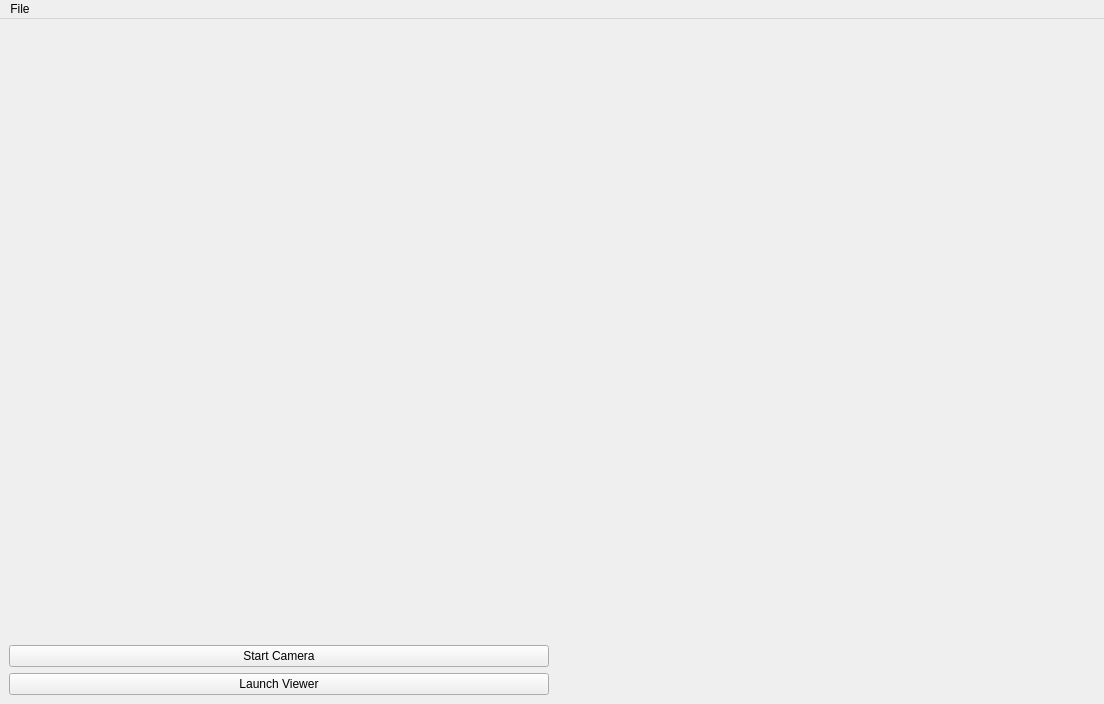
<?xml version="1.0" encoding="UTF-8"?>
<ui version="4.0">
 <class>MainWindow</class>
 <widget class="QMainWindow" name="MainWindow">
  <property name="geometry">
   <rect>
    <x>0</x>
    <y>0</y>
    <width>1104</width>
    <height>704</height>
   </rect>
  </property>
  <property name="sizePolicy">
   <sizepolicy hsizetype="Expanding" vsizetype="Expanding">
    <horstretch>0</horstretch>
    <verstretch>0</verstretch>
   </sizepolicy>
  </property>
  <property name="windowTitle">
   <string>Augmentarium HMD</string>
  </property>
  <property name="windowIcon">
   <iconset resource="application.qrc">
    <normaloff>:/assets/icons/ball.ico</normaloff>:/assets/icons/ball.ico</iconset>
  </property>
  <widget class="QWidget" name="centralwidget">
   <property name="sizePolicy">
    <sizepolicy hsizetype="Expanding" vsizetype="Expanding">
     <horstretch>0</horstretch>
     <verstretch>0</verstretch>
    </sizepolicy>
   </property>
   <layout class="QVBoxLayout" name="verticalLayout">
    <item>
     <layout class="QGridLayout" name="gridLayout">
      <item row="1" column="0">
       <widget class="QPushButton" name="startCameraButton">
        <property name="text">
         <string>Start Camera</string>
        </property>
       </widget>
      </item>
      <item row="0" column="1">
       <widget class="reco::datapipe::VideoWidget" name="videoWidget" native="true"/>
      </item>
      <item row="2" column="0">
       <widget class="QPushButton" name="launchViewerButton">
        <property name="text">
         <string>Launch Viewer</string>
        </property>
       </widget>
      </item>
      <item row="0" column="0">
       <layout class="QHBoxLayout" name="horizontalLayout_2">
        <item>
         <widget class="reco::datapipe::ImageWidget" name="imageOutput" native="true"/>
        </item>
       </layout>
      </item>
     </layout>
    </item>
   </layout>
  </widget>
  <widget class="QMenuBar" name="menuBar">
   <property name="geometry">
    <rect>
     <x>0</x>
     <y>0</y>
     <width>1104</width>
     <height>25</height>
    </rect>
   </property>
   <widget class="QMenu" name="menuFile">
    <property name="title">
     <string>File</string>
    </property>
   </widget>
   <addaction name="menuFile"/>
  </widget>
 </widget>
 <customwidgets>
  <customwidget>
   <class>reco::datapipe::ImageWidget</class>
   <extends>QWidget</extends>
   <header location="global">reco/datapipe/ImageWidget.h</header>
   <container>1</container>
  </customwidget>
  <customwidget>
   <class>reco::datapipe::VideoWidget</class>
   <extends>QWidget</extends>
   <header location="global">reco/datapipe/VideoWidget.h</header>
   <container>1</container>
  </customwidget>
 </customwidgets>
 <resources>
  <include location="application.qrc"/>
 </resources>
 <connections/>
</ui>
